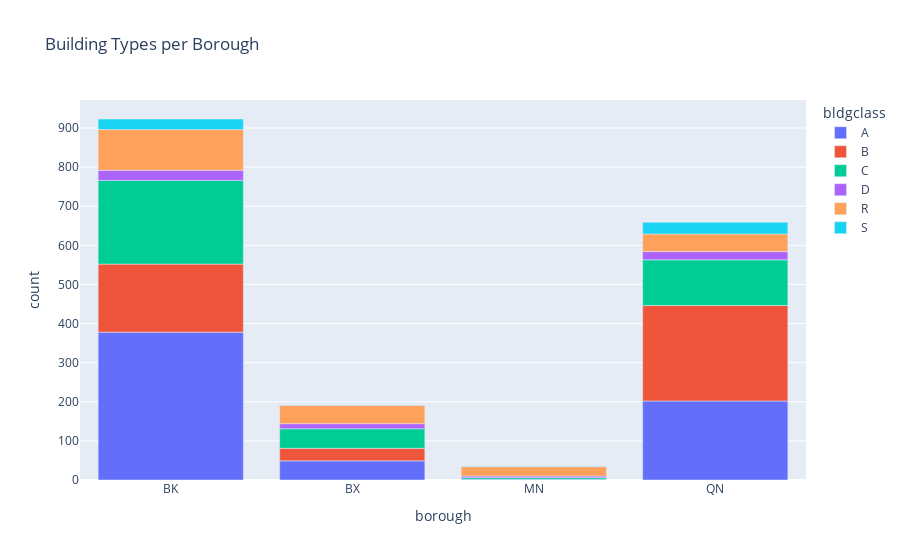

Notebook code for this chart:
### Code cell
# Create the bar chart using Plotly
fig = px.bar(resbuildings.groupby(['borough','bldgclass']).size().reset_index(name = 'count'), x='borough', y='count', color = 'bldgclass', labels={'value': 'Building Count'}, title='Building Types per Borough')

# Show the chart
fig.show()

### Figure 1 — Plotly figure (JSON) as saved in the notebook; plotly's stock layout.template omitted (floating-point values rounded to 4 significant figures)
{"data": [{"alignmentgroup": "True", "hovertemplate": "bldgclass=A<br>borough=%{x}<br>count=%{y}<extra></extra>", "legendgroup": "A", "marker": {"color": "#636efa", "pattern": {"shape": ""}}, "name": "A", "offsetgroup": "A", "orientation": "v", "showlegend": true, "textposition": "auto", "type": "bar", "x": ["BK", "BX", "MN", "QN"], "xaxis": "x", "y": [378, 49, 2, 202], "yaxis": "y"}, {"alignmentgroup": "True", "hovertemplate": "bldgclass=B<br>borough=%{x}<br>count=%{y}<extra></extra>", "legendgroup": "B", "marker": {"color": "#EF553B", "pattern": {"shape": ""}}, "name": "B", "offsetgroup": "B", "orientation": "v", "showlegend": true, "textposition": "auto", "type": "bar", "x": ["BK", "BX", "QN"], "xaxis": "x", "y": [174, 32, 244], "yaxis": "y"}, {"alignmentgroup": "True", "hovertemplate": "bldgclass=C<br>borough=%{x}<br>count=%{y}<extra></extra>", "legendgroup": "C", "marker": {"color": "#00cc96", "pattern": {"shape": ""}}, "name": "C", "offsetgroup": "C", "orientation": "v", "showlegend": true, "textposition": "auto", "type": "bar", "x": ["BK", "BX", "MN", "QN"], "xaxis": "x", "y": [214, 50, 4, 117], "yaxis": "y"}, {"alignmentgroup": "True", "hovertemplate": "bldgclass=D<br>borough=%{x}<br>count=%{y}<extra></extra>", "legendgroup": "D", "marker": {"color": "#ab63fa", "pattern": {"shape": ""}}, "name": "D", "offsetgroup": "D", "orientation": "v", "showlegend": true, "textposition": "auto", "type": "bar", "x": ["BK", "BX", "MN", "QN"], "xaxis": "x", "y": [26, 13, 4, 21], "yaxis": "y"}, {"alignmentgroup": "True", "hovertemplate": "bldgclass=R<br>borough=%{x}<br>count=%{y}<extra></extra>", "legendgroup": "R", "marker": {"color": "#FFA15A", "pattern": {"shape": ""}}, "name": "R", "offsetgroup": "R", "orientation": "v", "showlegend": true, "textposition": "auto", "type": "bar", "x": ["BK", "BX", "MN", "QN"], "xaxis": "x", "y": [104, 47, 24, 45], "yaxis": "y"}, {"alignmentgroup": "True", "hovertemplate": "bldgclass=S<br>borough=%{x}<br>count=%{y}<extra></extra>", "legendgroup": "S", "marker": {"color": "#19d3f3", "pattern": {"shape": ""}}, "name": "S", "offsetgroup": "S", "orientation": "v", "showlegend": true, "textposition": "auto", "type": "bar", "x": ["BK", "BX", "MN", "QN"], "xaxis": "x", "y": [27, 1, 1, 30], "yaxis": "y"}], "layout": {"autosize": true, "barmode": "relative", "legend": {"title": {"text": "bldgclass"}, "tracegroupgap": 0}, "title": {"text": "Building Types per Borough"}, "xaxis": {"anchor": "y", "autorange": true, "domain": [0, 1], "range": [-0.5, 3.5], "title": {"text": "borough"}, "type": "category"}, "yaxis": {"anchor": "x", "autorange": true, "domain": [0, 1], "range": [0, 971.6], "title": {"text": "count"}, "type": "linear"}}}
